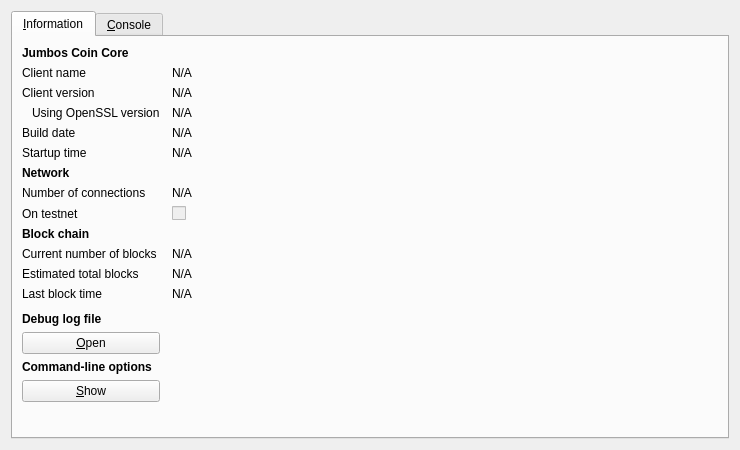
<?xml version="1.0" encoding="UTF-8"?>
<ui version="4.0">
 <class>RPCConsole</class>
 <widget class="QDialog" name="RPCConsole">
  <property name="geometry">
   <rect>
    <x>0</x>
    <y>0</y>
    <width>740</width>
    <height>450</height>
   </rect>
  </property>
  <property name="windowTitle">
   <string>Jumbos Coin - Debug window</string>
  </property>
  <layout class="QVBoxLayout" name="verticalLayout_2">
   <item>
    <widget class="QTabWidget" name="tabWidget">
     <property name="currentIndex">
      <number>0</number>
     </property>
     <widget class="QWidget" name="tab_info">
      <attribute name="title">
       <string>&amp;Information</string>
      </attribute>
      <layout class="QGridLayout" name="gridLayout" columnstretch="0,1">
       <property name="horizontalSpacing">
        <number>12</number>
       </property>
       <item row="0" column="0">
        <widget class="QLabel" name="label_9">
         <property name="font">
          <font>
           <weight>75</weight>
           <bold>true</bold>
          </font>
         </property>
         <property name="text">
          <string>Jumbos Coin Core</string>
         </property>
        </widget>
       </item>
       <item row="1" column="0">
        <widget class="QLabel" name="label_5">
         <property name="text">
          <string>Client name</string>
         </property>
        </widget>
       </item>
       <item row="1" column="1">
        <widget class="QLabel" name="clientName">
         <property name="cursor">
          <cursorShape>IBeamCursor</cursorShape>
         </property>
         <property name="text">
          <string>N/A</string>
         </property>
         <property name="textFormat">
          <enum>Qt::PlainText</enum>
         </property>
         <property name="textInteractionFlags">
          <set>Qt::LinksAccessibleByMouse|Qt::TextSelectableByKeyboard|Qt::TextSelectableByMouse</set>
         </property>
        </widget>
       </item>
       <item row="2" column="0">
        <widget class="QLabel" name="label_6">
         <property name="text">
          <string>Client version</string>
         </property>
        </widget>
       </item>
       <item row="2" column="1">
        <widget class="QLabel" name="clientVersion">
         <property name="cursor">
          <cursorShape>IBeamCursor</cursorShape>
         </property>
         <property name="text">
          <string>N/A</string>
         </property>
         <property name="textFormat">
          <enum>Qt::PlainText</enum>
         </property>
         <property name="textInteractionFlags">
          <set>Qt::LinksAccessibleByMouse|Qt::TextSelectableByKeyboard|Qt::TextSelectableByMouse</set>
         </property>
        </widget>
       </item>
       <item row="3" column="0">
        <widget class="QLabel" name="label_14">
         <property name="text">
          <string>Using OpenSSL version</string>
         </property>
         <property name="indent">
          <number>10</number>
         </property>
        </widget>
       </item>
       <item row="3" column="1">
        <widget class="QLabel" name="openSSLVersion">
         <property name="cursor">
          <cursorShape>IBeamCursor</cursorShape>
         </property>
         <property name="text">
          <string>N/A</string>
         </property>
         <property name="textFormat">
          <enum>Qt::PlainText</enum>
         </property>
         <property name="textInteractionFlags">
          <set>Qt::LinksAccessibleByMouse|Qt::TextSelectableByKeyboard|Qt::TextSelectableByMouse</set>
         </property>
        </widget>
       </item>
       <item row="4" column="0">
        <widget class="QLabel" name="label_12">
         <property name="text">
          <string>Build date</string>
         </property>
        </widget>
       </item>
       <item row="4" column="1">
        <widget class="QLabel" name="buildDate">
         <property name="cursor">
          <cursorShape>IBeamCursor</cursorShape>
         </property>
         <property name="text">
          <string>N/A</string>
         </property>
         <property name="textFormat">
          <enum>Qt::PlainText</enum>
         </property>
         <property name="textInteractionFlags">
          <set>Qt::LinksAccessibleByMouse|Qt::TextSelectableByKeyboard|Qt::TextSelectableByMouse</set>
         </property>
        </widget>
       </item>
       <item row="5" column="0">
        <widget class="QLabel" name="label_13">
         <property name="text">
          <string>Startup time</string>
         </property>
        </widget>
       </item>
       <item row="5" column="1">
        <widget class="QLabel" name="startupTime">
         <property name="cursor">
          <cursorShape>IBeamCursor</cursorShape>
         </property>
         <property name="text">
          <string>N/A</string>
         </property>
         <property name="textFormat">
          <enum>Qt::PlainText</enum>
         </property>
         <property name="textInteractionFlags">
          <set>Qt::LinksAccessibleByMouse|Qt::TextSelectableByKeyboard|Qt::TextSelectableByMouse</set>
         </property>
        </widget>
       </item>
       <item row="6" column="0">
        <widget class="QLabel" name="label_11">
         <property name="font">
          <font>
           <weight>75</weight>
           <bold>true</bold>
          </font>
         </property>
         <property name="text">
          <string>Network</string>
         </property>
        </widget>
       </item>
       <item row="7" column="0">
        <widget class="QLabel" name="label_7">
         <property name="text">
          <string>Number of connections</string>
         </property>
        </widget>
       </item>
       <item row="7" column="1">
        <widget class="QLabel" name="numberOfConnections">
         <property name="cursor">
          <cursorShape>IBeamCursor</cursorShape>
         </property>
         <property name="text">
          <string>N/A</string>
         </property>
         <property name="textFormat">
          <enum>Qt::PlainText</enum>
         </property>
         <property name="textInteractionFlags">
          <set>Qt::LinksAccessibleByMouse|Qt::TextSelectableByKeyboard|Qt::TextSelectableByMouse</set>
         </property>
        </widget>
       </item>
       <item row="8" column="0">
        <widget class="QLabel" name="label_8">
         <property name="text">
          <string>On testnet</string>
         </property>
        </widget>
       </item>
       <item row="8" column="1">
        <widget class="QCheckBox" name="isTestNet">
         <property name="enabled">
          <bool>false</bool>
         </property>
         <property name="text">
          <string/>
         </property>
        </widget>
       </item>
       <item row="9" column="0">
        <widget class="QLabel" name="label_10">
         <property name="font">
          <font>
           <weight>75</weight>
           <bold>true</bold>
          </font>
         </property>
         <property name="text">
          <string>Block chain</string>
         </property>
        </widget>
       </item>
       <item row="10" column="0">
        <widget class="QLabel" name="label_3">
         <property name="text">
          <string>Current number of blocks</string>
         </property>
        </widget>
       </item>
       <item row="10" column="1">
        <widget class="QLabel" name="numberOfBlocks">
         <property name="cursor">
          <cursorShape>IBeamCursor</cursorShape>
         </property>
         <property name="text">
          <string>N/A</string>
         </property>
         <property name="textFormat">
          <enum>Qt::PlainText</enum>
         </property>
         <property name="textInteractionFlags">
          <set>Qt::LinksAccessibleByMouse|Qt::TextSelectableByKeyboard|Qt::TextSelectableByMouse</set>
         </property>
        </widget>
       </item>
       <item row="11" column="0">
        <widget class="QLabel" name="label_4">
         <property name="text">
          <string>Estimated total blocks</string>
         </property>
        </widget>
       </item>
       <item row="11" column="1">
        <widget class="QLabel" name="totalBlocks">
         <property name="cursor">
          <cursorShape>IBeamCursor</cursorShape>
         </property>
         <property name="text">
          <string>N/A</string>
         </property>
         <property name="textFormat">
          <enum>Qt::PlainText</enum>
         </property>
         <property name="textInteractionFlags">
          <set>Qt::LinksAccessibleByMouse|Qt::TextSelectableByKeyboard|Qt::TextSelectableByMouse</set>
         </property>
        </widget>
       </item>
       <item row="12" column="0">
        <widget class="QLabel" name="label_2">
         <property name="text">
          <string>Last block time</string>
         </property>
        </widget>
       </item>
       <item row="12" column="1">
        <widget class="QLabel" name="lastBlockTime">
         <property name="cursor">
          <cursorShape>IBeamCursor</cursorShape>
         </property>
         <property name="text">
          <string>N/A</string>
         </property>
         <property name="textFormat">
          <enum>Qt::PlainText</enum>
         </property>
         <property name="textInteractionFlags">
          <set>Qt::LinksAccessibleByMouse|Qt::TextSelectableByKeyboard|Qt::TextSelectableByMouse</set>
         </property>
        </widget>
       </item>
       <item row="13" column="0">
        <spacer name="verticalSpacer_2">
         <property name="orientation">
          <enum>Qt::Vertical</enum>
         </property>
         <property name="sizeHint" stdset="0">
          <size>
           <width>20</width>
           <height>20</height>
          </size>
         </property>
        </spacer>
       </item>
       <item row="14" column="0">
        <widget class="QLabel" name="labelDebugLogfile">
         <property name="font">
          <font>
           <weight>75</weight>
           <bold>true</bold>
          </font>
         </property>
         <property name="text">
          <string>Debug log file</string>
         </property>
        </widget>
       </item>
       <item row="15" column="0">
        <widget class="QPushButton" name="openDebugLogfileButton">
         <property name="toolTip">
          <string>Open the Jumbos Coin debug log file from the current data directory. This can take a few seconds for large log files.</string>
         </property>
         <property name="text">
          <string>&amp;Open</string>
         </property>
         <property name="autoDefault">
          <bool>false</bool>
         </property>
        </widget>
       </item>
       <item row="16" column="0">
        <widget class="QLabel" name="labelCLOptions">
         <property name="font">
          <font>
           <weight>75</weight>
           <bold>true</bold>
          </font>
         </property>
         <property name="text">
          <string>Command-line options</string>
         </property>
        </widget>
       </item>
       <item row="17" column="0">
        <widget class="QPushButton" name="showCLOptionsButton">
         <property name="toolTip">
          <string>Show the Jumbos Coin-Qt help message to get a list with possible Jumbos Coin command-line options.</string>
         </property>
         <property name="text">
          <string>&amp;Show</string>
         </property>
         <property name="autoDefault">
          <bool>false</bool>
         </property>
        </widget>
       </item>
       <item row="18" column="0">
        <spacer name="verticalSpacer">
         <property name="orientation">
          <enum>Qt::Vertical</enum>
         </property>
         <property name="sizeHint" stdset="0">
          <size>
           <width>20</width>
           <height>40</height>
          </size>
         </property>
        </spacer>
       </item>
      </layout>
     </widget>
     <widget class="QWidget" name="tab_console">
      <attribute name="title">
       <string>&amp;Console</string>
      </attribute>
      <layout class="QVBoxLayout" name="verticalLayout_3">
       <property name="spacing">
        <number>3</number>
       </property>
       <item>
        <widget class="QTextEdit" name="messagesWidget">
         <property name="minimumSize">
          <size>
           <width>0</width>
           <height>100</height>
          </size>
         </property>
         <property name="readOnly">
          <bool>true</bool>
         </property>
         <property name="tabKeyNavigation" stdset="0">
          <bool>false</bool>
         </property>
         <property name="columnCount" stdset="0">
          <number>2</number>
         </property>
        </widget>
       </item>
       <item>
        <layout class="QHBoxLayout" name="horizontalLayout">
         <property name="spacing">
          <number>3</number>
         </property>
         <item>
          <widget class="QLabel" name="label">
           <property name="text">
            <string notr="true">&gt;</string>
           </property>
          </widget>
         </item>
         <item>
          <widget class="QLineEdit" name="lineEdit"/>
         </item>
         <item>
          <widget class="QPushButton" name="clearButton">
           <property name="maximumSize">
            <size>
             <width>24</width>
             <height>24</height>
            </size>
           </property>
           <property name="toolTip">
            <string>Clear console</string>
           </property>
           <property name="text">
            <string/>
           </property>
           <property name="icon">
            <iconset resource="../bitcoin.qrc">
             <normaloff>:/icons/remove</normaloff>:/icons/remove</iconset>
           </property>
           <property name="shortcut">
            <string notr="true">Ctrl+L</string>
           </property>
           <property name="autoDefault">
            <bool>false</bool>
           </property>
          </widget>
         </item>
        </layout>
       </item>
      </layout>
     </widget>
    </widget>
   </item>
  </layout>
 </widget>
 <resources>
  <include location="../bitcoin.qrc"/>
 </resources>
 <connections/>
</ui>
